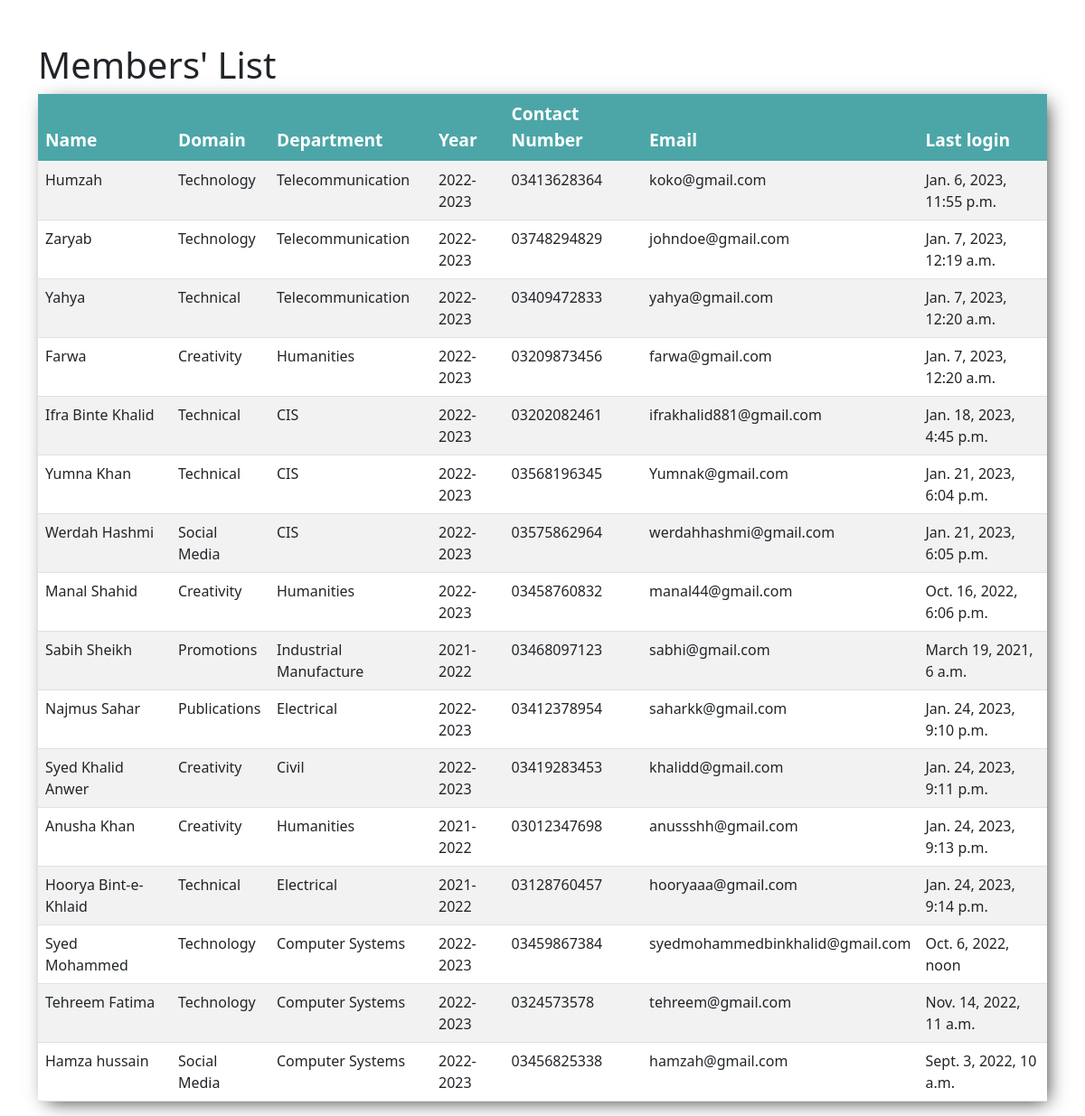
/member_details/ (signed in), run on the app's committed database.
### account/models.py (models this page shows)
class Members(models.Model):
    name = models.CharField(max_length=250,null=True,blank=True)
    domain = models.CharField(max_length=250,null=True,blank=True)
    department = models.CharField(max_length=250,null=True,blank=True)
    year = models.CharField(max_length=250,null=True,blank=True)
    contact_number = models.CharField(max_length=250,null=True,blank=True)
    email = models.EmailField(max_length=250,null=False,blank=True)
    updated_on = models.DateTimeField(User, default=datetime.now, blank=True)

### account/views.py (the view)
# urls.py: path('member_details/', views.member_details, name= 'member_details'),
@login_required
def member_details(request):
    member = Members.objects.all()
    params={"member": member}
    return render (request, 'details.html', params)

### templates/details.html (shortened to what this page needs)
<!DOCTYPE html>
<html lang="en">
<head>
    <link href="https://cdn.jsdelivr.net/npm/bootstrap@5.0.2/dist/css/bootstrap.min.css" rel="stylesheet">
</head>
<body>
    <div class="container mt-5">
    <h1>Members' List</h1>
    <table class="table table-striped" style="box-shadow: 5px 5px 20px -5px #333 !important;">
        <thead style="background-color: #4CA6A7; color: white; font-weight: lighter ;font-size: 1.2rem;" >
          <tr>
            <th scope="col">Name</th>
            <th scope="col">Domain</th>
            <th scope="col">Department</th>
            <th scope="col">Year</th>
            <th scope="col">Contact Number</th>
            <th scope="col">Email</th>
            <th scope="col">Last login</th>
          </tr>
        </thead>
        <tbody>
          {% for mem in member %}
          <tr>
            <td>{{mem.name}}</td>
            <td>{{mem.domain}}</td>
            <td>{{mem.department}}</td>
            <td>{{mem.year}}</td>
            <td>{{mem.contact_number}}</td>
            <td>{{mem.email}}</td>
            <td>{{mem.updated_on}}</td>
          </tr>
          {% endfor %}
        </tbody>
      </table></div>
</body>
</html>

### data on the page
Members: name "Humzah", domain "Technology", department "Telecommunication", year "2022-2023", contact_number "03413628364", email "koko@gmail.com", updated_on "Jan. 6, 2023, 11:55 p.m."
Members: name "Zaryab", domain "Technology", department "Telecommunication", year "2022-2023", contact_number "03748294829", email "johndoe@gmail.com", updated_on "Jan. 7, 2023, 12:19 a.m."
Members: name "Yahya", domain "Technical", department "Telecommunication", year "2022-2023", contact_number "03409472833", email "yahya@gmail.com", updated_on "Jan. 7, 2023, 12:20 a.m."
Members: name "Farwa", domain "Creativity", department "Humanities", year "2022-2023", contact_number "03209873456", email "farwa@gmail.com", updated_on "Jan. 7, 2023, 12:20 a.m."
Members: name "Ifra Binte Khalid", domain "Technical", department "CIS", year "2022-2023", contact_number "03202082461", email "ifrakhalid881@gmail.com", updated_on "Jan. 18, 2023, 4:45 p.m."
Members: name "Yumna Khan", domain "Technical", department "CIS", year "2022-2023", contact_number "03568196345", email "Yumnak@gmail.com", updated_on "Jan. 21, 2023, 6:04 p.m."
Members: name "Werdah Hashmi", domain "Social Media", department "CIS", year "2022-2023", contact_number "03575862964", email "werdahhashmi@gmail.com", updated_on "Jan. 21, 2023, 6:05 p.m."
Members: name "Manal Shahid", domain "Creativity", department "Humanities", year "2022-2023", contact_number "03458760832", email "manal44@gmail.com", updated_on "Oct. 16, 2022, 6:06 p.m."
Members: name "Sabih Sheikh", domain "Promotions", department "Industrial Manufacture", year "2021-2022", contact_number "03468097123", email "sabhi@gmail.com", updated_on "March 19, 2021, 6 a.m."
Members: name "Najmus Sahar", domain "Publications", department "Electrical", year "2022-2023", contact_number "03412378954", email "saharkk@gmail.com", updated_on "Jan. 24, 2023, 9:10 p.m."
Members: name "Syed Khalid Anwer", domain "Creativity", department "Civil", year "2022-2023", contact_number "03419283453", email "khalidd@gmail.com", updated_on "Jan. 24, 2023, 9:11 p.m."
Members: name "Anusha Khan", domain "Creativity", department "Humanities", year "2021-2022", contact_number "03012347698", email "anussshh@gmail.com", updated_on "Jan. 24, 2023, 9:13 p.m."
Members: name "Hoorya Bint-e-Khlaid", domain "Technical", department "Electrical", year "2021-2022", contact_number "03128760457", email "hooryaaa@gmail.com", updated_on "Jan. 24, 2023, 9:14 p.m."
Members: name "Syed Mohammed", domain "Technology", department "Computer Systems", year "2022-2023", contact_number "03459867384", email "syedmohammedbinkhalid@gmail.com", updated_on "Oct. 6, 2022, noon"
Members: name "Tehreem Fatima", domain "Technology", department "Computer Systems", year "2022-2023", contact_number "0324573578", email "tehreem@gmail.com", updated_on "Nov. 14, 2022, 11 a.m."
Members: name "Hamza hussain", domain "Social Media", department "Computer Systems", year "2022-2023", contact_number "03456825338", email "hamzah@gmail.com", updated_on "Sept. 3, 2022, 10 a.m."
